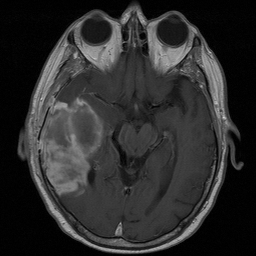
#> input picture Sample Test Images/Image1.bmp, 256 x 256 px
$ python MRI-Tumor-Detection.py
#> lines starting #> are read from the running program, lines starting #| are printed output that depends on the picture; after the words box and inside, x2 and y2 are one past the last pixel; in counts of white or black regions, pixels touching at a corner belong together
import numpy as np
import cv2
from skimage.measure import regionprops
import tkinter as tk
from tkinter import filedialog
import matplotlib.pyplot as plt
import matplotlib.cm as cm

def sym_demo():
    """
    This function processes an input image by calling three
    key functions: 'identify_skull,' 'score,' and 'find_largest_decreasing_segment.'
    These functions perform tasks like skull detection, segmentation,
    Bhattacharyya coefficient calculation for region similarity assessment,
    and locating potential tumors. Detected parts are then visualized.
    """
    # Request input image from user
    root = tk.Tk()
    root.withdraw()

    # Read image
    file_path = filedialog.askopenfilename(filetypes=[("Image files", "*.bmp")])
#> the answer given: Sample Test Images/Image1.bmp
    image = cv2.imread(file_path, cv2.IMREAD_GRAYSCALE)
#> image is the input picture: shape (256, 256); min 0, max 213, mean 44.7
    # Normalizing the input image between 0 and 255
    image = (image - np.min(image)) * (255 / (np.max(image) - np.min(image)))

    # Calling identify_skull function that is responsible for preprocessing parts.
    M, I = identify_skull(image)

    # Plotting the vertical (rotated) gray-scale image and its segmented mask
    plt.figure(1)
    # Plot MR Image
    plt.subplot(1, 2, 1)
    plt.imshow(I)
    plt.axis('image')
    # Display the detected skull image
    plt.subplot(1, 2, 2)
    plt.imshow(M, cmap=cm.gray) # Setting ColorMap to grayscale
    plt.axis('image')

    """
    These three lines are important for subsequent calculations
    and operations as they allow the program to work with
    the detected skull region.
    """
    STATS = regionprops(M.astype(int))
    midx = round(STATS[0].centroid[1])
    M = M.astype(bool)

    # Displaying the original image and the segmentation
    plt.figure(2, figsize=(11, 8))
    plt.subplot(2, 2, 1)
    plt.imshow(I, cmap='gray')
    plt.axis('image')
    plt.title('MRI Skull Image')
    plt.draw()

    plt.subplot(2, 2, 2)
    plt.imshow(I, cmap='gray')
    plt.axis('image')
    plt.title('Segmented Skull & Middle Line')
    plt.axvline(x=midx, ymin=0, ymax=1, color='r', linewidth=2)

    """
    This function (cv2.Canny) is crucial for generating the cyan border around
    the skull, enabling the visualization of the entire skull area
    highlighted in cyan color. Without this function, the cyan border
    would be absent, hindering the complete visualization of the skull region.
    """
    edges = cv2.Canny(M.astype(np.uint8), threshold1=0, threshold2=1, apertureSize=3)
    b_x, b_y = np.nonzero(edges)
    plt.plot(b_y, b_x, 'c.', linewidth=1)

    # Creating images and masks
    Im = I[:, midx - 1::-1] # left image, we call this original/test image
    ImMask = M[:, midx - 1::-1] # mask for original image
    RefI = I[:, midx:] # reference image, here it is the right side
    RefIMask = M[:, midx:] # mask for reference image

    # Start of the vertical scan and end of the vertical scan.
    bbox = STATS[0]['BoundingBox']
    starti = round(bbox[1])
    endi = round(bbox[1] + bbox[3])

    # Top-down search: Computing the Bhattacharya coefficient-based score function
    fact = 16  # Histogram binsize
    offset = 25
    BC_diff_TD = score(Im, RefI, ImMask, RefIMask, starti, endi, fact, offset)

    # Score plot of vertical direction
    plt.subplot(2, 2, 3)
    plt.title('Vertical Analysis Plot')
    plt.plot(range(starti, endi + 1), BC_diff_TD)
    vert_scale = 30  # Scale for finding maxima and minima of the vertical score function.
    topy1, downy1 = find_largest_decreasing_segment(BC_diff_TD, vert_scale)
    topy = topy1[0]
    downy = downy1[0]

    plt.subplot(2, 2, 3)
    plt.plot(topy + starti, BC_diff_TD[topy], 'r.', markersize=10)
    plt.plot(downy + starti, BC_diff_TD[downy], 'm.', markersize=10)
    topy = topy + starti
    downy = downy + starti

    # Left-Right search: images and their masks
    # Take transpose of images and masks
    Im = Im[topy:downy, :].T
    ImMask = ImMask[topy:downy, :].T
    RefI = RefI[topy:downy, :].T
    RefIMask = RefIMask[topy:downy, :].T

    # Start of the horizontal scan and end of the horizontal scan.
    startj = 1
    endj = int(min(bbox[0] + bbox[2] - midx + 1, midx - bbox[0] + 1))
    # Computing the Bhattacharya coefficient-based score function
    BC_diff_LR = score(Im, RefI, ImMask, RefIMask, startj, endj, fact, offset)
    horz_scale = 30  # Scale for finding maxima and minima of the horizontal score function.
    leftx1, rightx1 = find_largest_decreasing_segment(BC_diff_LR, horz_scale)

    leftx = leftx1[0]
    rightx = rightx1[0]
    leftx2 = leftx1[0]
    rightx2 = rightx1[0]
    leftx += midx + startj
    rightx += midx + startj
    m_right = np.mean(I[topy:downy, leftx:rightx])  # Right side of the line of symmetry
    m_left = np.mean(I[topy:downy, 2 * midx - rightx:2 * midx - leftx])
    isleft = 0
    if m_left > m_right:
        leftx1 = 2 * midx - rightx
        rightx1 = 2 * midx - leftx
        leftx = leftx1
        rightx = rightx1
        isleft = 1

    # Rearrange the length of BC_diff
    range_length = len(range(midx + startj, midx + endj))
    BC_diff_LR = BC_diff_LR[:range_length]

    # Display the results
    plt.figure(2)
    plt.subplot(2, 2, 4)
    plt.title('Horizontal Analysis Plot')
    if isleft == 1:
        plt.plot(range(midx - endj, midx - startj), -BC_diff_LR[::-1], 'r')
        plt.plot(rightx, -BC_diff_LR[leftx2], 'y.', leftx, -BC_diff_LR[rightx2], 'c.')
    else:
        plt.plot(range(midx + startj, midx + endj), BC_diff_LR, 'r')
        plt.plot(leftx, BC_diff_LR[leftx2], 'c.', rightx, BC_diff_LR[rightx2], 'y.')

    # This part will draw the detected tumor region on the first plotted image (2,2,1).
    plt.subplot(2, 2, 1)
    plt.plot([leftx, rightx], [topy, topy], 'r')
    plt.plot([leftx, rightx], [downy, downy], 'g')
    plt.plot([leftx, leftx], [topy, downy], 'c')
    plt.plot([rightx, rightx], [topy, downy], 'y')
    plt.show()


def identify_skull(I):
    """
    This function identifies the skull in the input image 'I' by preprocessing it.
    """
    # Setting the intensity values of pixels along the image borders to 0.
    # One important tip is that Matlab index starts from 1 but in Python it starts from 0
    I[:, 0] = 0
    I[:, -1] = 0
#> I: shape (256, 256) float64; min 0, max 255, mean 53.6
    I[0, :] = 0
#> I: shape (256, 256) float64; min 0, max 255, mean 53.5
    I[-1, :] = 0
#> I: shape (256, 256) float64; min 0, max 255, mean 53.5

    # Applying segmentation using thresholding method
    th, im_th = cv2.threshold(I.astype(np.uint8), 20, 255, cv2.THRESH_BINARY)
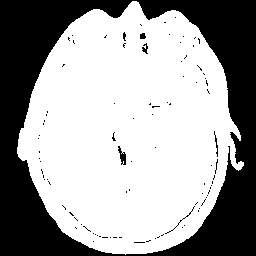
#> im_th: shape (256, 256); 62.8% white; 94 black regions (88 under 20 px), largest, box (x1, y1, x2, y2) and area: (0, 0, 256, 256) 23869, (118, 146, 126, 165) 78, (165, 206, 195, 234) 37, (142, 43, 148, 54) 35, (214, 131, 218, 157) 35, (140, 33, 146, 39) 30

    im_floodfill = im_th.copy()
    h, w = im_th.shape[:2]
    mask = np.zeros((h + 2, w + 2), np.uint8)
    cv2.floodFill(im_floodfill, mask, (0, 0), 255)
#> im_floodfill: shape (256, 256); 99.2% white; black in thin lines or dots, all inside (x1, y1, x2, y2) = (38, 17, 218, 243)
    im_floodfill_inv = cv2.bitwise_not(im_floodfill)
    K = im_th | im_floodfill_inv
#> K: shape (256, 256); 63.6% white; 1 black region, box (x1, y1, x2, y2) and area: (0, 0, 256, 256) 23869

    """
    Identifying the skull's center and its vertical axis,
    determining the required degree of rotation. Subsequently,
    this information is utilized to rotate the skull image, aligning
    it to the vertical orientation.
    """
    num_labels, labels, _, _ = cv2.connectedComponentsWithStats(K, connectivity=4)
#> num_labels = 2
    max_area = 0
    max_index = 0
    for i in range(1, num_labels):
        area = np.sum(labels == i)
        if area > max_area:
            max_area = area
            max_index = i
#> this loop made 1 pass
#> (area, max_area) on pass 1: (41667, 41667)
#> after the loop, max_area = 41667; max_index = 1
    L = (labels == max_index)
    ellipse = cv2.fitEllipse(np.argwhere(L == 1))
#> ellipse = ((130.7, 129.3), (173.8, 205.2), 87)
    orientation = ellipse[2]
#> orientation = 87

    # Extracting the skull region and rotating the image to align with the vertical orientation
    _, _, _, centroids = cv2.connectedComponentsWithStats(L.astype(np.uint8), connectivity=4)
#> centroids = [[124.5, 121.6], [129.2, 130.9]]
    x0 = int(round(centroids[1][0]))
#> x0 = 129
    y0 = int(round(centroids[1][1]))
#> y0 = 131

    h, w = I.shape
    min_y = min(y0, h - y0) - 1
#> min_y = 124
    min_x = min(x0, w - x0) - 1
#> min_x = 126
    I = I[y0 - min_y + 1: y0 + min_y + 1, x0 - min_x + 1: x0 + min_x + 1]
#> I: shape (248, 252) float64
    L = L[y0 - min_y + 1: y0 + min_y + 1, x0 - min_x: x0 + min_x + 1]
#> L: shape (248, 253) bool; 66.3% white; 1 black region, box (x1, y1, x2, y2) and area: (0, 0, 253, 248) 21149

    # Calculatation of rotation angle based on orientation
    if orientation < 0:
        angle = -90 - orientation
    else:
        angle = 90 - orientation
#> angle = 3

    # Rotating the skull region to align it with the vertical orientation
    M = cv2.warpAffine(L.astype(np.uint8), cv2.getRotationMatrix2D((x0, y0), angle, 1.0), (L.shape[1], L.shape[0]))
#> M: shape (248, 253); values 0 (black) and 1 (white), 66.3% white; 3 black regions (1 under 20 px), largest, box (x1, y1, x2, y2) and area: (0, 0, 253, 248) 20952, (132, 0, 161, 11) 184
    I = cv2.warpAffine(I.astype(np.uint8), cv2.getRotationMatrix2D((x0, y0), angle, 1.0), (I.shape[1], I.shape[0]))

    # Resizing the binary mask and the rotated skull region to match the original image size
    L = cv2.resize(L.astype(np.uint8), (I.shape[1], I.shape[0]))
#> L: shape (248, 252); values 0 (black) and 1 (white), 66.2% white; 1 black region, box (x1, y1, x2, y2) and area: (0, 0, 252, 248) 21147
    M = cv2.resize(M.astype(np.uint8), (I.shape[1], I.shape[0]))
#> M: shape (248, 252); values 0 (black) and 1 (white), 66.2% white; 3 black regions (1 under 20 px)
#> in sym_demo, `STATS = regionprops(M.astype(int))`: STATS = 1 regions; box (x1, y1, x2, y2) and area: (15, 0, 241, 247) 41356
#> in sym_demo, `midx = round(STATS[0].centroid[1])`: midx = 125
#> in sym_demo, `edges = cv2.Canny(M.astype(np.uint8), threshold1=0, threshold2=1, aper..`:
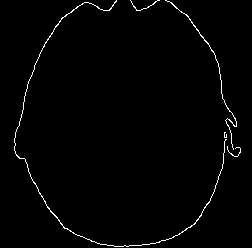
#> edges: shape (248, 252); 1.4% white in thin lines or dots, all inside (x1, y1, x2, y2) = (14, 0, 241, 247)
#> in sym_demo, `b_x, b_y = np.nonzero(edges)`: b_x = 848 values from 0 to 246; b_y = 848 values, max 240 at index 492, min 14 at index 451, mean 134.5
#> in sym_demo, `RefIMask = M[:, midx:]`:
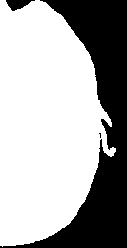
#> RefIMask: shape (248, 127) bool; 66.4% white; 3 black regions (1 under 20 px), largest, box (x1, y1, x2, y2) and area: (0, 0, 127, 248) 10397, (6, 0, 35, 11) 184
#> in sym_demo, `bbox = STATS[0]['BoundingBox']`: bbox = (0, 15, 247, 241)
#> in sym_demo, `starti = round(bbox[1])`: starti = 15
#> in sym_demo, `endi = round(bbox[1] + bbox[3])`: endi = 256

    # Returning the binary mask and the rotated image with the detected skull
    return M, I


def score(Im, RefI, ImMask, RefIMask, starti, endi, fact, offset):
    """
    This Function is responsible for calculating Bhattacharya coefficient.
    """
#> called with starti = 15, endi = 256, fact = 16, offset = 25
    # Initialize an array to store the Bhattacharya coefficient-based score function
    BC_diff_TD = np.zeros(endi - starti + 1)
    # Determining the minimum and maximum values for histogram bin calculation
    minval = max(np.min(Im), np.min(RefI))
#> minval = 0
    maxval = min(np.max(Im), np.max(RefI))
#> maxval = 231
    xbins = np.arange(minval, maxval + fact, fact)

    # Iterating through the vertical scan range
    for i in range(starti, endi + 1):
        Tmp = Im[0:i, :]
        H_leftTop, _ = np.histogram(Tmp[ImMask[0:i, :]], bins=xbins)
        Tmp = RefI[0:i, :]
        H_rightTop, _ = np.histogram(Tmp[RefIMask[0:i, :]], bins=xbins)
        Tmp = Im[i:, :]
        H_leftBottom, _ = np.histogram(Tmp[ImMask[i:, :]], bins=xbins)
        Tmp = RefI[i:, :]
        H_rightBottom, _ = np.histogram(Tmp[RefIMask[i:, :]], bins=xbins)

        # Normalize the histograms
        H_leftTop = H_leftTop / np.sum(H_leftTop) + np.finfo(float).eps
        H_rightTop = H_rightTop / np.sum(H_rightTop) + np.finfo(float).eps
        H_leftBottom = H_leftBottom / np.sum(H_leftBottom) + np.finfo(float).eps
        H_rightBottom = H_rightBottom / np.sum(H_rightBottom) + np.finfo(float).eps

        # Computing BCs for different regions
        BC_Top = np.sum(np.sqrt(H_leftTop * H_rightTop))
        BC_Bottom = np.sum(np.sqrt(H_leftBottom * H_rightBottom))

        # Compute difference of BCs
        if i <= starti + offset:
            BC_diff_TD[i - starti] = -BC_Bottom
            if i == starti + offset:
                BC_diff_TD[: i - starti + 1] += BC_Top
        elif i >= endi - offset:
            if i == endi - offset:
                to_subs = BC_Bottom
            BC_diff_TD[i - starti] = BC_Top - to_subs
        else:
            BC_diff_TD[i - starti] = BC_Top - BC_Bottom
#> this loop made 242 passes
#> (BC_Top, BC_Bottom) on passes 13 to 15: (0.993, 0.947), (0.994, 0.947), (0.994, 0.947)
#> pass 1, in score, `Tmp = RefI[i:, :]`:
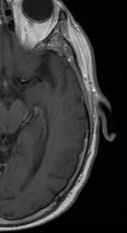
#> Tmp: shape (233, 127); min 0, max 232, mean 51.8
    # Returning the Bhattacharya coefficient-based score function
    return BC_diff_TD


def find_largest_decreasing_segment(score, scale):
    """
    This function finds the largest decreasing segment
    from the score function, meaning that the area with the
    largest decreasing value is the potential tumor location
    coordinates.
    """
#> called with score = array of shape (242,), scale = 30
    # Determining the regional minima and maxima
    hf_scale = int(round(scale / 2))
    # Extending the score function by padding it with half scale elements on both sides
    ext_score = np.concatenate(([score[0]] * hf_scale, score, [score[-1]] * hf_scale))
    N = len(score)
    reg_minmax = np.zeros((N, 1))

    # Iterating through the score function to find regional minima and maxima
    for n in range(N):
        if np.min(ext_score[n:n + 2 * hf_scale + 1]) == score[n]:
            reg_minmax[n] = -1
        elif np.max(ext_score[n:n + 2 * hf_scale + 1]) == score[n]:
            reg_minmax[n] = 1

    # Finding the largest decreasing segment based on the area (not length)
    n = 0
    thisarea = []
    from_part = []
    to_part = []

    # Iterating through the regional minima and maxima to find largest decreasing segments
    while n < N - 2:
        while reg_minmax[n] < 1 and n < N - 2:
            n += 1
        m = n
        n = n + 1
        while reg_minmax[n] == 0 and n < N - 1:
            n += 1
        if reg_minmax[n] == -1:
            # Calculation area of the current segment and store indices
            thisarea.append(0.5 * (score[m] - score[n]) * (n - m))
            from_part.append(m)
            to_part.append(n)
#> this loop made 9 passes

    # Sort the segments based on area in descending order
    ind = np.argsort(thisarea)[::-1]
    from_part = np.array(from_part)[ind]
    to_part = np.array(to_part)[ind]

    # Returning the indices representing the start and end of the largest decreasing segments
    return from_part, to_part


sym_demo()
#> in sym_demo, `RefIMask = RefIMask[topy:downy, :].T`:
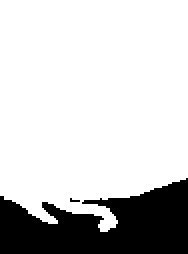
#> RefIMask: shape (127, 94) bool (shown 2 times larger); 79.9% white; 2 black regions (1 under 20 px), largest, box (x1, y1, x2, y2) and area: (0, 89, 94, 127) 2394
#> the loop in score (call 2), `for i in range(starti, endi + 1):` made 123 passes
#> pass 1, in score (call 2), `Tmp = RefI[i:, :]`:
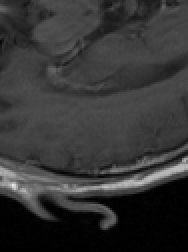
#> Tmp: shape (126, 94) (shown 2 times larger); min 0, max 232, mean 53.2
#> the loop in find_largest_decreasing_segment (call 2), `while n < N - 2:` made 2 passes
#> in sym_demo, `plt.show()`:
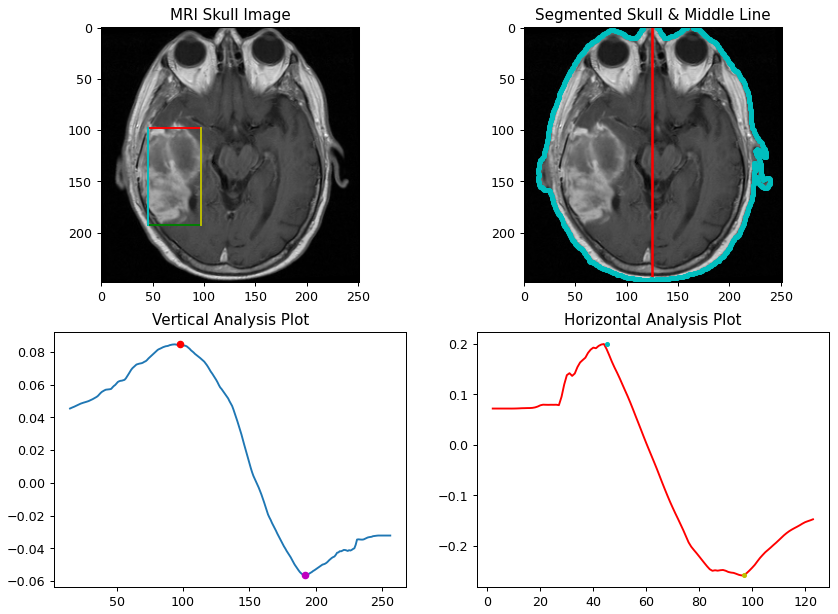
#> figure drawn by matplotlib, 4 panels; panel 3: curve peaks at x = 98, y = 0.0849; panel 4: curve peaks at x = 44, y = 0.2

$ run again, on Sample Test Images/Image11.bmp
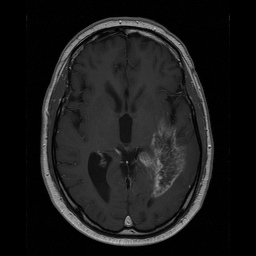
#> input picture Sample Test Images/Image11.bmp, 256 x 256 px
#> in sym_demo, image is the input picture: shape (256, 256); min 0, max 206, mean 25.9
#> im_th: shape (256, 256); 46.7% white; 14 white regions (13 under 20 px), largest, box (x1, y1, x2, y2) and area: (40, 16, 214, 247) 30537
#> im_floodfill: shape (256, 256); 97.2% white; black in thin lines or dots, all inside (x1, y1, x2, y2) = (51, 26, 202, 237)
#> K: shape (256, 256); 49.5% white; 7 white regions (6 under 20 px), largest, box (x1, y1, x2, y2) and area: (40, 16, 214, 247) 32394
#> in identify_skull, `num_labels, labels, _, _ = cv2.connectedComponentsWithStats(K, connect..`:
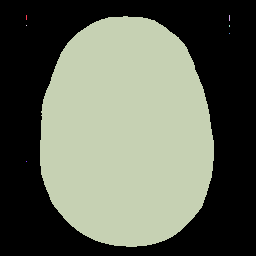
#> labels: shape (256, 256) int32; 8 distinct labels, from 0 to 7; one colour per label, 0 black
#> num_labels = 8
#> the loop in identify_skull, `for i in range(1, num_labels):` made 7 passes
#> (area, max_area) on pass 3: (32394, 32394)
#> after the loop in identify_skull, `for i in range(1, num_labels):`: max_area = 32394; max_index = 3
#> ellipse = ((133.4, 126), (143.7, 192.2), 92.46)
#> orientation = 92.46
#> centroids = [[129, 121.8], [126, 133.3]]
#> x0 = 126
#> y0 = 133
#> min_y = 122
#> min_x = 125
#> angle = -2.46
#> STATS = 1 regions; box (x1, y1, x2, y2) and area: (38, 4, 212, 235) 32172
#> midx = 125
#> edges: shape (244, 250); 1.1% white in thin lines or dots, all inside (x1, y1, x2, y2) = (37, 3, 212, 235)
#> b_x = 673 values from 3 to 234; b_y = 673 values, max 211 at index 352, min 37 at index 377, mean 124.5
#> bbox = (4, 38, 235, 212)
#> starti = 38
#> endi = 250
#> minval = 0
#> maxval = 218
#> the loop in score, `for i in range(starti, endi + 1):` made 213 passes
#> (BC_Top, BC_Bottom) on passes 8 to 10: (0.993, 0.983), (0.993, 0.982), (0.993, 0.982)
#> the loop in find_largest_decreasing_segment, `while n < N - 2:` made 3 passes
#> the loop in find_largest_decreasing_segment (call 2), `while n < N - 2:` made 2 passes
#> in sym_demo, `plt.show()`:
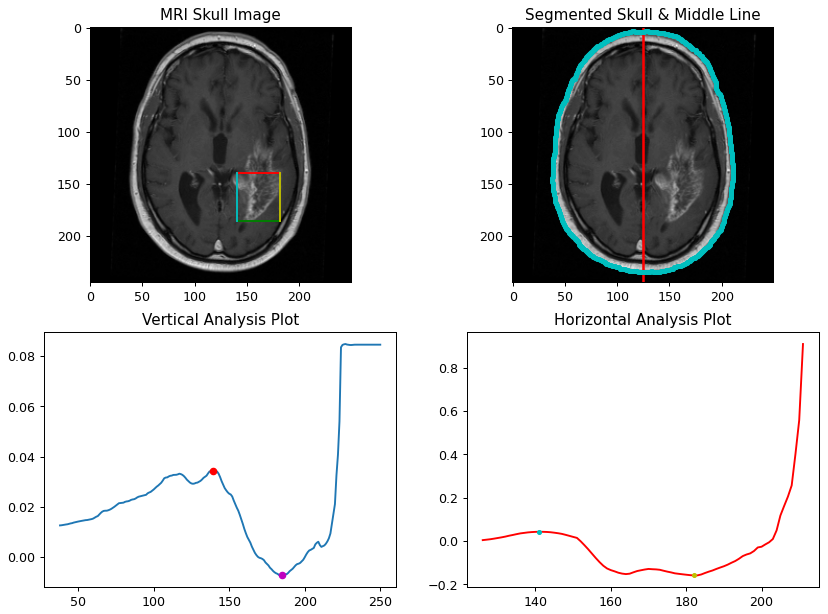
#> figure drawn by matplotlib, 4 panels; panel 3: curve peaks at x = 227, y = 0.0848

$ run again, on Sample Test Images/Image12.bmp
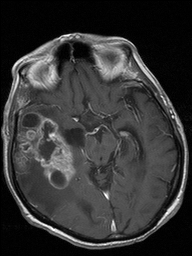
#> input picture Sample Test Images/Image12.bmp, 192 x 256 px
#> in sym_demo, image is the input picture: shape (256, 192); min 0, max 255, mean 53.1
#> im_th: shape (256, 192); 62.9% white; 42 black regions (34 under 20 px), largest, box (x1, y1, x2, y2) and area: (0, 0, 192, 256) 16833, (11, 143, 63, 231) 291, (64, 217, 161, 243) 256
#> im_floodfill: shape (256, 192); 97.2% white; 41 black regions (34 under 20 px), largest, box (x1, y1, x2, y2) and area: (11, 143, 63, 231) 291, (64, 217, 161, 243) 256, (73, 42, 93, 63) 245
#> K: shape (256, 192); 65.8% white; 1 black region, box (x1, y1, x2, y2) and area: (0, 0, 192, 256) 16833
#> in identify_skull, `num_labels, labels, _, _ = cv2.connectedComponentsWithStats(K, connect..`:
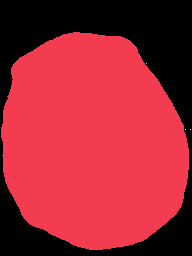
#> labels: shape (256, 192) int32; 5 distinct labels, from 0 to 4; one colour per label, 0 black
#> num_labels = 5
#> the loop in identify_skull, `for i in range(1, num_labels):` made 4 passes
#> (area, max_area) on pass 1: (32316, 32316)
#> after the loop in identify_skull, `for i in range(1, num_labels):`: max_area = 32316; max_index = 1
#> ellipse = ((142.4, 92.34), (151.3, 182.6), 108.5)
#> orientation = 108.5
#> centroids = [[101.5, 98.88], [92.35, 142.4]]
#> x0 = 92
#> y0 = 142
#> min_y = 113
#> min_x = 91
#> angle = -18.5
#> STATS = 1 regions; box (x1, y1, x2, y2) and area: (6, 2, 182, 224) 31446
#> midx = 99
#> edges: shape (226, 182); 1.4% white in thin lines or dots
#> b_x = 559 values from 1 to 223; b_y = 559 values, max 181 at index 238, min 5 at index 289, mean 84.35
#> bbox = (2, 6, 224, 182)
#> starti = 6
#> endi = 188
#> minval = 0
#> maxval = 250
#> the loop in score, `for i in range(starti, endi + 1):` made 183 passes
#> (BC_Top, BC_Bottom) on passes 14 to 16: (0.887, 0.985), (0.891, 0.985), (0.896, 0.985)
#> the loop in find_largest_decreasing_segment, `while n < N - 2:` made 4 passes
#> the loop in find_largest_decreasing_segment (call 2), `while n < N - 2:` made 2 passes
#> in sym_demo, `plt.show()`:
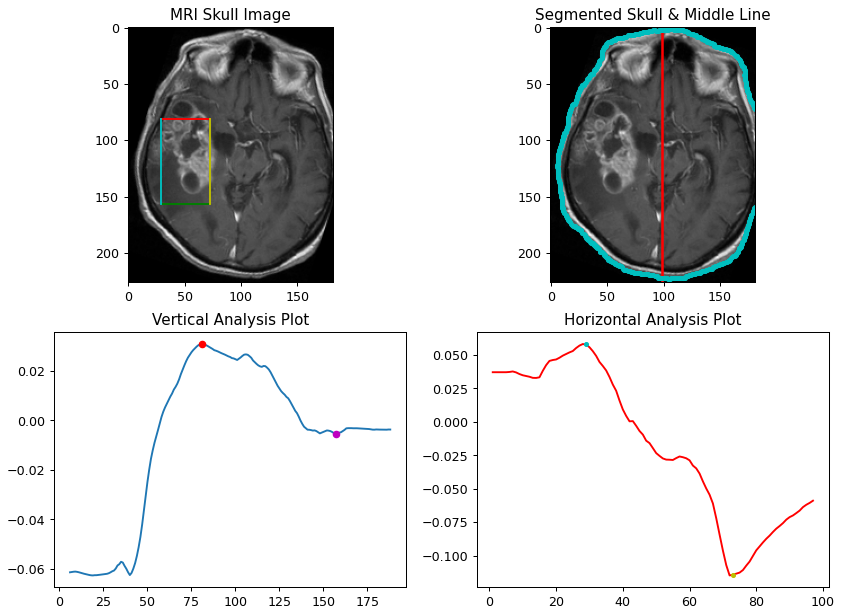
#> figure drawn by matplotlib, 4 panels; panel 3: curve peaks at x = 81, y = 0.0309; panel 4: curve peaks at x = 28, y = 0.0581
